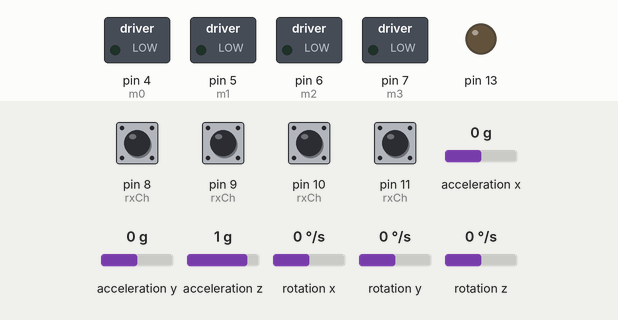
Bench run of a sketch on a simulated Arduino Uno, built with avr-gcc and run on an emulated ATmega328P. Parts: switched loads named in the sketch (green lamp = pin HIGH), output pins drawn as LEDs (lit = HIGH). Wiring (inferred from the names in the program): MPU-6050 motion sensor at I2C address 0x68. The test bench sets the inputs (shaded band); at power-on: pin 8 (rxCh), pin 9 (rxCh), pin 10 (rxCh), pin 11 (rxCh) HIGH, acceleration x 0 g, acceleration y 0 g, acceleration z 1 g, rotation x 0 °/s, rotation y 0 °/s, rotation z 0 °/s.

Above: at 0.1 s.
At 1.5 s:
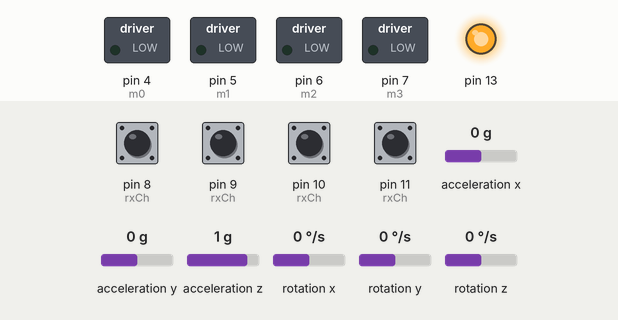
1.6 s: pin 11 (rxCh) pulled LOW for 0.15 s
At 2.0 s:
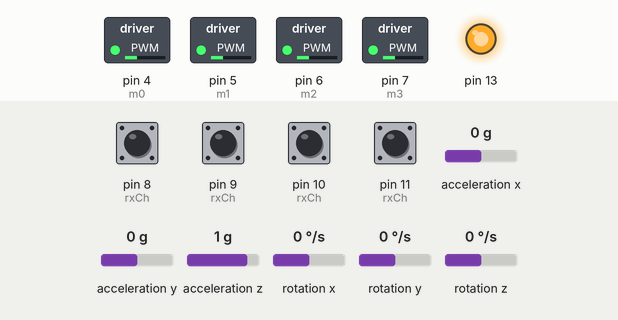
Timing chart, 0 to 4.6 s (numbered marks = the images above; inputs shaded):
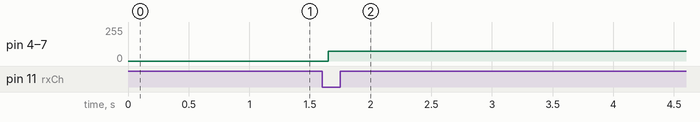

The sketch:

ksrmQuadLevelModePlusConfig.ino
```cpp
/*
   Author :Kunchala Anil
   Email : anilkunchalaece@gmail.com
   Date : 20 June 2018

   Quadcopter flightcontroller in the Level Mode - This is a continuation from rate mode sketch ksrmQuadRateMode
   which i get a moderate takeoff
   ref - http://ardupilot.org/dev/docs/apmcopter-programming-attitude-control-2.html and ymfc-al code
   angle error (difference between target error and actual angle) is converted in to desired rotation rate followed by
   previous rate pid from ksrmQuadRateMode

   The input pulses from RC receiver are converted to the +/- rate of rotation.
   The pilot input acts as the SetPoint to roll,pitch and yaw rate PID's. Measured input to PID comes from
   gyroscope

   Motor directions for Quad + configuration

                5 (cw)
                  |
                  |
    (ccw) 6 ------|------ 4(ccw)
                  |
                  |
                7 (cw)


                            Arduino Pin
       m0 right       - ccw      4
       m1 top         - cw       5
       m2 left        - ccw      6
       m3 bottom      - cw       7

    MPU6050 Connections
       SCL   - A5
       SDA   - A4

    Rx connections
    Enable PCMSK0 Register - PCMSK0 - portB (D8-D13) (PCINT0-PCINT6)
            ArduinoPin     PCINTx
        ch1  - 8        PCINT0 - Roll
        ch2  - 9        PCINT1 - Pitch
        ch3  - 10       PCINT2 - Throttle
        ch4  - 11       PCINT3 - YAW

    Arm and Disarm mechanism
      To Arm    - Throttle Min && Yaw Max
      To DisArm - Throttle Min && Roll Max

*/

// Dont use servo - it is limited to 50Hz and conflict with Software serial
// If you are planning for more serial devices go for arduino Mega
// I use blutooth to get flight parameters - it will be used with hardware serial

#include<Wire.h>
#include<math.h>

//used to send debug info via bluetooth
//#define DEBUG

#define DATA_INTERVAL 200 //send debug info every 200 milli seconds
unsigned long btDataStartMillis;

//motor connections
#define m0 4
#define m1 5
#define m2 6
#define m3 7

//receiver connections
#define ch0 8
#define ch1 9
#define ch2 10
#define ch3 11

#define motorMinValue 1150
#define motorMaxValue 1800

//variables used for MPU6050 Angle calculation
const float GYRO_SENSITIVITY_SCALE_FACTOR = 65.5; //for 500 degrees/sec full scale

//MPU6050 I2C address
const int MPU6050_ADDR = 0b1101000;
//MPU6050 Register Addresses
const int PWR_REG_ADDR = 0x6B;
const int GYRO_CONFIG_REG_ADDR = 0x1B;
const int GYRO_CONFIG_REG_VALUE = 0x08;//for 500 degrees / sec
const int ACCR_CONFIG_REG_ADDR = 0x1C;
const int ACCR_CONFIG_REG_VALUE = 0x10; //for +/- 8g
const int ACCR_READ_START_ADDR = 0x3B;

//variables used for angular rate and angle calculations
const float radToDegreeConvert = 180.0 / PI;

int16_t accX, accY, accZ, gyroX, gyroY, gyroZ, tmp; //used to store the data from MPU6050 registers
float rotX, rotY, rotZ; //used to store the angular rotation from gyro
float accAngleX = 0.0, accAngleY = 0.0, accrAngleZ = 0.0;
float compAngleX = 0.0, compAngleY = 0.0;

float pitchAngle = 0.0, rollAngle = 0.0;

float pitchAngleAdjust = 0.0, rollAngleAdjust = 0.0;


unsigned long prevTime = 0, currentTime = 0; //used to calculate the dt for gyro integration
unsigned long loopTimer = 0, now = 0, difference = 0; //used to calculate the loop execution time

//gyro offset variables
float gyroOffsetValX = 0, gyroOffsetValY = 0, gyroOffsetValZ = 0;
float accrOffsetValX = 0, accrOffsetValY = 0;

const int noOfSamplesForOffset = 400;

//variables used in pinChange ISR
volatile boolean armMotors = false, justArmed = false; //used to arm and disarm quad
volatile int pwmDuration[4]; //used to store pwm duration
volatile unsigned long pwmStart[4];

//port status
volatile byte prevPortState[] = {0, 0, 0, 0};
volatile byte presentPortState[4];

//pinDeclarations for Rx
const byte rxCh[] = {ch0, ch1, ch2, ch3};
const byte noOfChannels = sizeof(rxCh);

//PID Constants //0.5
const float pitchRatePGain = 2.0;
const float pitchRateIGain = 0.02;
const float pitchRateDGain = 8.0;

const float rollRatePGain = 2.0;
const float rollRateIGain = 0.02;
const float rollRateDGain = 8.0;

const float yawRatePGain = 3.0;
const float yawRateIGain = 0.0;
const float yawRateDGain = 0.0;

int pidMax = 400;

// PID variables
float pidPitchRateIn = 0.0, pidPitchRateOut = 0.0, pidPitchRateSetPoint = 0.0;
float pidRollRateIn = 0.0, pidRollRateOut = 0.0, pidRollRateSetPoint = 0.0;
float pidYawRateIn = 0.0, pidYawRateOut = 0.0, pidYawRateSetPoint = 0.0;

float pitchError = 0.0, rollError = 0.0, yawError = 0.0;
float pitchPrevError = 0.0, rollPrevError = 0.0, yawPrevError = 0.0;
float pitchErrorSum = 0.0, rollErrorSum = 0.0, yawErrorSum = 0.0; //for integral coefficient
float pitchErrorDelta = 0.0 , rollErrorDelta = 0.0 , yawErrorDelta = 0.0; //for differntial coeffcient

//variables to store the motor values calculated using pid and throttle
int m0Value, m1Value, m2Value, m3Value;

//Interrupt Service Routine will fire when for PinChange in PortB
ISR(PCINT0_vect) {
  for (int ch = 0; ch < noOfChannels ; ch++) {
    presentPortState[ch] = digitalRead(rxCh[ch]);
  }//end of for looptr

  for (int c = 0; c < noOfChannels ; c++) {
    if (prevPortState[c] == 0 & presentPortState[c] == 1) {
      //if previous state is 0 and present state is 1 (Raising Edge) then take the time stamp
      pwmStart[c] = micros();
      prevPortState[c] = 1; //update the prevPort State
    } else if (prevPortState[c] == 1 & presentPortState[c] == 0) {
      //if previous state is 1 and present state is 0 (Falling Edge) then calculate the width based on the change
      pwmDuration[c] = micros() - pwmStart[c];
      prevPortState[c] = 0; //update Present PortState
    }
  }//end of for loop

  //ARM motors
  if (pwmDuration[2] < 1250 && pwmDuration[3] > 1700) {
    //Throttle Min And Yaw Max
    if (armMotors == false){
      justArmed = true;
    }
    armMotors = true;
  }

  //DISARM Motors
  if (pwmDuration[2] < 1250 && pwmDuration[0] > 1600) {
    //Throttle Min and Roll Max
    armMotors = false;
  }
}//end of ISR Fcn


void initReceiver() {
  cli(); //Clear all interrupts
  PCICR |= 1 << PCIE0; //Enable port B Registers i.e D8-D13
  PCMSK0 |= 1 << PCINT3 | 1 << PCINT2 | 1 << PCINT1 | 1 << PCINT0 ; // Pin11,10,9,8
  sei(); //enable all interrupts

  for (int i = 0 ; i < noOfChannels ; i++) {
    pinMode(rxCh[i], INPUT);
    digitalWrite(rxCh[i], HIGH); //enable pullup
  }//end of for loop
}//end of initReceiver Fcn


void updateMotors() {

  int throttle = pwmDuration[2];
  m0Value = throttle - pidRollRateOut + pidYawRateOut; //right
  m1Value = throttle  - pidPitchRateOut - pidYawRateOut; //top
  m2Value = throttle + pidRollRateOut + pidYawRateOut; //left
  m3Value = throttle + pidPitchRateOut - pidYawRateOut; //bottom

  //dont send values more than motorMaxValue - ESC may get into trouble
  if (m0Value > motorMaxValue) m0Value = motorMaxValue;
  if (m1Value > motorMaxValue) m1Value = motorMaxValue;
  if (m2Value > motorMaxValue) m2Value = motorMaxValue;
  if (m3Value > motorMaxValue) m3Value = motorMaxValue;


  //dont send values less than motorMinValue - Keep motors running
  if (m0Value < motorMinValue) m0Value = motorMinValue + 20;
  if (m1Value < motorMinValue) m1Value = motorMinValue + 20;
  if (m2Value < motorMinValue) m2Value = motorMinValue + 20;
  if (m3Value < motorMinValue) m3Value = motorMinValue + 20;

  // Refresh rate is 250Hz: send ESC pulses every 4000µs
  while ((now = micros()) - loopTimer < 4000);

  // Update loop timer
  loopTimer = now;

  // Set pins #4 #5 #6 #7 HIGH
  PORTD |= B11110000;

  // Wait until all pins #4 #5 #6 #7 are LOW
  while (PORTD >= 16) {
    now        = micros();

    difference = now - loopTimer;

    if (difference >= m0Value) PORTD &= B11101111; // Set pin #4 LOW
    if (difference >= m1Value) PORTD &= B11011111; // Set pin #5 LOW
    if (difference >= m2Value) PORTD &= B10111111; // Set pin #6 LOW
    if (difference >= m3Value) PORTD &= B01111111; // Set pin #7 LOW
  }//end of while loop

}//end of updateMotors Fcn


void initializeMotors() {
  pinMode(m0, OUTPUT);
  pinMode(m1, OUTPUT);
  pinMode(m2, OUTPUT);
  pinMode(m3, OUTPUT);
}//end of initializeMotors Fcn

/*
   This function will convert Rx inputs into angular rate
   which are used as SetPoints for PID
*/

void setPointUpdate() {
  pidRollRateSetPoint = 0.0;
  pidPitchRateSetPoint = 0.0;
  pidYawRateSetPoint = 0.0;

  if (pwmDuration[0] > 1508) {
    pidRollRateSetPoint = pwmDuration[0] - 1508;
  } else if (pwmDuration[0] < 1492) {
    pidRollRateSetPoint = pwmDuration[0] - 1492;
  }

  rollAngleAdjust = rollAngle * 15; // convert 0 - 30 to 0 -450
  pidRollRateSetPoint = pidRollRateSetPoint - rollAngleAdjust; //calculate angleError
  pidRollRateSetPoint = pidRollRateSetPoint / 3.0 ;// the max roll rate is aprox 164 degrees per second (500/3 = 165 d/s )

  if (pwmDuration[1] > 1508) {
    pidPitchRateSetPoint = pwmDuration[1] - 1508;
  } else if (pwmDuration[1] < 1492) {
    pidPitchRateSetPoint = pwmDuration[1] - 1492;
  }


  pitchAngleAdjust = pitchAngle * 15;
  pidPitchRateSetPoint = pidPitchRateSetPoint - pitchAngleAdjust;
  pidPitchRateSetPoint = pidPitchRateSetPoint / 3.0;


  if (pwmDuration[3] > 1508) {
    pidYawRateSetPoint = pwmDuration[3] - 1508;
  } else if (pwmDuration[3] < 1492) {
    pidYawRateSetPoint = pwmDuration[3] - 1492;
  }

  pidYawRateSetPoint = pidYawRateSetPoint / 3.0;

}//end of SetPointUpdate Fcn


void initPID() {
  //nothing to initialize here
}//end of initPID Fcn

/*
   In this fuction we configure mpu6050 and calculate offsets i.e calibration
*/
void initMPU6050() {
  configureMPU();
  calculateOffsets();
}//end of initMPU6050 Fcn

void calculateOffsets() {
  float gyroTotalValX = 0, gyroTotalValY = 0, gyroTotalValZ = 0;
  float accrTotalValX = 0, accrTotalValY = 0;

  for (int i = 0 ; i < noOfSamplesForOffset ; i++) {
    readMPU();
    delayMicroseconds(20);
    gyroTotalValX = gyroTotalValX + rotX;
    gyroTotalValY = gyroTotalValY + rotY;
    gyroTotalValZ = gyroTotalValZ + rotZ;

    accAngleY = atan(accX / sqrt(pow(accY, 2) + pow(accZ, 2))) * radToDegreeConvert;
    accAngleX = atan(accY / sqrt(pow(accX, 2) + pow(accZ, 2))) * radToDegreeConvert;
    accrTotalValX = accrTotalValX + accAngleX;
    accrTotalValY = accrTotalValY + accAngleY;

    //    Serial.println("..........");
  }//end of for loop
  gyroOffsetValX = gyroTotalValX / noOfSamplesForOffset;
  gyroOffsetValY = gyroTotalValY / noOfSamplesForOffset;
  gyroOffsetValZ = gyroTotalValZ / noOfSamplesForOffset;

  accrOffsetValX = accrTotalValX / noOfSamplesForOffset;
  accrOffsetValY = accrTotalValY / noOfSamplesForOffset;

  //read again to get current values
  readMPU();
  accAngleY = atan(accX / sqrt(pow(accY, 2) + pow(accZ, 2))) * radToDegreeConvert;
  accAngleX = atan(accY / sqrt(pow(accX, 2) + pow(accZ, 2))) * radToDegreeConvert;

  //apply offsets to accr values
  accAngleX = accAngleX - accrOffsetValX;
  accAngleY = accAngleY - accrOffsetValY;

  //set initial values for gyro and complementary filter
  rotX = accAngleX;
  rotY = accAngleY;

  compAngleX = accAngleX;
  compAngleY = accAngleY;


}//end of calculateGyroOffsets Fcn


void readMPU() {
  Wire.beginTransmission(MPU6050_ADDR);
  Wire.write(ACCR_READ_START_ADDR);  // starting with register 0x3B (ACCEL_XOUT_H)
  Wire.endTransmission(false);
  Wire.requestFrom(MPU6050_ADDR, 14, true);
  while (Wire.available() < 14) {
    //wait until data is available
#ifdef DEBUG
    Serial.println(F("MPU6050 waiting"));
#endif
  }
  accX = Wire.read() << 8 | Wire.read();
  accY = Wire.read() << 8 | Wire.read();
  accZ = Wire.read() << 8 | Wire.read();
  tmp = Wire.read() << 8 | Wire.read();
  gyroX = Wire.read() << 8 | Wire.read();
  gyroY = Wire.read() << 8 | Wire.read();
  gyroZ = Wire.read() << 8 | Wire.read();

  //apply scale factor for gyro reading
  rotX = gyroX / GYRO_SENSITIVITY_SCALE_FACTOR;
  rotY = gyroY / GYRO_SENSITIVITY_SCALE_FACTOR;
  rotZ = gyroZ / GYRO_SENSITIVITY_SCALE_FACTOR;

}//end of readGyroX Fcn

/*
   This function will apply complementary filer to gyro angular rates and
   assign them as PID inputs
*/
void calculateRotationRates() {
  //apply the offset
  rotX = rotX - gyroOffsetValX;
  rotY = rotY - gyroOffsetValY;
  rotZ = rotZ - gyroOffsetValZ;

  rotY = rotY * -1;
  //complemenrary filter for gyro readings
  pidPitchRateIn = (pidPitchRateIn * 0.8) + (rotX * 0.2);
  pidRollRateIn = (pidRollRateIn * 0.8) + (rotY * 0.2);
  pidYawRateIn = (pidYawRateIn * 0.8) + (rotZ * 0.2);

  //reverse the direction for roll - i dont know why should we do that - yet
  //pidRollRateIn = pidRollRateIn * -1;

}//end of calculateRotationRates Fcn

/*
   This Fcn will calculate the angles using complementary filter
*/

void calculateAngles() {
  //angles from accr
  accAngleY = atan(accX / sqrt(pow(accY, 2) + pow(accZ, 2))) * radToDegreeConvert;
  accAngleX = atan(accY / sqrt(pow(accX, 2) + pow(accZ, 2))) * radToDegreeConvert;

  //apply offsets to accr values
//  accAngleX = accAngleX - accrOffsetValX;
//  accAngleY = accAngleY - accrOffsetValY;


  //double dt = 0.004 = 1/250

  //The Mighty Complementary filter
  compAngleX = 0.98 * (compAngleX + rotX * 0.004) + 0.02 * accAngleX;
  compAngleY = 0.98 * (compAngleY + rotY * 0.004) + 0.02 * accAngleY;

  // assigning pitch and roll
  pitchAngle = compAngleX;
  rollAngle = compAngleY;

  //   //if imu yawed convert roll to pitch //0.004 = 1/250
  //copied from ymfc-al code
  pitchAngle = pitchAngle - rollAngle * sin(rotZ * 0.004 *  (3.142 / 180));
  rollAngle = rollAngle + pitchAngle * sin(rotZ * 0.004 * (3.142 / 180));
}//end of calculateAngles Fcn


//get register values from mpu6050 and calculate angles based on complementary filter
void updateAnglesFromMPU() {
  readMPU();
  calculateRotationRates();
  calculateAngles();
}//end of updateAnglesFromMPU Fcn

void configureMPU() {
  //Power Register
  Wire.beginTransmission(MPU6050_ADDR);
  Wire.write(PWR_REG_ADDR);//Access the power register
  Wire.write(0b00000000);//check datasheet
  Wire.endTransmission();

  //Gyro Config
  Wire.beginTransmission(MPU6050_ADDR);
  Wire.write(ACCR_CONFIG_REG_ADDR);
  Wire.write(ACCR_CONFIG_REG_VALUE);//check data sheet for more info
  Wire.endTransmission();

  //Accr Config
  Wire.beginTransmission(MPU6050_ADDR);
  Wire.write(GYRO_CONFIG_REG_ADDR);
  Wire.write(GYRO_CONFIG_REG_VALUE);//check datasheet for more info
  Wire.endTransmission();
}//end of setUpMPU Fcn


void computePID() {
  //input updated in updateAngles Fcn
  //update SetPoint according to throttle
  setPointUpdate();

  //calculate errors
  pitchError = pidPitchRateIn - pidPitchRateSetPoint;
  rollError = pidRollRateIn - pidRollRateSetPoint;
  yawError = pidYawRateIn - pidYawRateSetPoint;

  //calculate sum of errors
  pitchErrorSum = pitchError + pitchPrevError;
  rollErrorSum = rollError + rollPrevError;
  yawErrorSum = yawError + yawPrevError;

  //calculate delta of errors
  pitchErrorDelta = pitchError - pitchPrevError;
  rollErrorDelta = rollError - rollPrevError;
  yawErrorDelta = yawError - yawPrevError;

  //save current error as prev error for next iteration
  pitchPrevError = pitchError;
  rollPrevError = rollError;
  yawPrevError = yawError;

  //PID Calculation
  pidPitchRateOut = (pitchError * pitchRatePGain) + (pitchErrorSum * pitchRateIGain) + (pitchErrorDelta * pitchRateDGain);
  pidRollRateOut = (rollError * rollRatePGain) + (rollErrorSum * rollRateIGain) + (rollErrorDelta * rollRateDGain);
  pidYawRateOut = (yawError * yawRatePGain) + (yawErrorSum * yawRateIGain) + (yawErrorDelta * yawRateDGain);

  if (pidPitchRateOut > pidMax) pidPitchRateOut = pidMax;
  else if (pidPitchRateOut < (pidMax * -1)) pidPitchRateOut = pidMax * -1;

  if (pidRollRateOut > pidMax) pidRollRateOut = pidMax;
  else if (pidRollRateOut < (pidMax * -1)) pidRollRateOut = pidMax * -1;

  if (pidYawRateOut > pidMax) pidYawRateOut = pidMax;
  else if (pidYawRateOut < (pidMax * -1) ) pidYawRateOut = pidMax * -1;

}//end of computePID Fcn

void resetPID() {
  pitchPrevError = 0.0;
  rollPrevError = 0.0;
  yawPrevError = 0.0;
  pitchErrorDelta = 0.0;
  rollErrorDelta = 0.0;
  yawErrorDelta = 0.0;
}//end of resetPID Fcn

void sendBTOutput() {

  if (millis() - btDataStartMillis > DATA_INTERVAL) {
    btDataStartMillis = millis();
    Serial.print(F("y")); Serial.print(pidYawRateIn); Serial.print(F(">"));
    Serial.print(F("p")); Serial.print(pidPitchRateIn); Serial.print(F(">"));
    Serial.print(F("r")); Serial.print(pidRollRateIn); Serial.print(F(">"));
    Serial.print(F("ps")); Serial.print(pidPitchRateSetPoint); Serial.print(F(">"));
    Serial.print(F("rs")); Serial.print(pidRollRateSetPoint); Serial.print(F(">"));
    Serial.print(F("ys")); Serial.print(pidYawRateSetPoint); Serial.print(F(">"));
    Serial.print(F("po")); Serial.print(pidPitchRateOut); Serial.print(F(">"));
    Serial.print(F("ro")); Serial.print(pidRollRateOut); Serial.print(F(">"));
    Serial.print(F("yo")); Serial.print(pidYawRateOut); Serial.print(F(">"));
    Serial.print(F("m0-")); Serial.print(m0Value); Serial.print(F(">"));
    Serial.print(F("m1-")); Serial.print(m1Value); Serial.print(F(">"));
    Serial.print(F("m2-")); Serial.print(m2Value); Serial.print(F(">"));
    Serial.print(F("m3-")); Serial.print(m3Value); Serial.print(F(">"));
    Serial.print(F("c0")); Serial.print(pwmDuration[0]); Serial.print(F(">"));
    Serial.print(F("c1")); Serial.print(pwmDuration[1]); Serial.print(F(">"));
    Serial.print(F("c2")); Serial.print(pwmDuration[2]); Serial.print(F(">"));
    Serial.print(F("c3")); Serial.print(pwmDuration[3]); Serial.print(F(">"));
    Serial.println("");

  }//end of IF
}//end of sendBTOutput Fcn

void setup() {
  pinMode(13, OUTPUT);
  digitalWrite(13, LOW); //used to indicate FC is ready
  initReceiver();
#ifdef DEBUG
  Serial.begin(115200); //HC-05 is using hardware serial, 38400 is HC-05 default baud rate
  btDataStartMillis = millis();
  Serial.println("DEBUG mode ON");
#endif
  initMPU6050();
  initPID();
  initializeMotors();
  //prevTime = millis(); //used to calculate dt for gyro integration
  loopTimer = micros();//used to keep track of loop time
  digitalWrite(13, HIGH); //FC is Ready
}//end of setup Fcn

void loop() {
  updateAnglesFromMPU();
  //reset the pid when first time armed
  if (justArmed == true){
    resetPID();
    justArmed = false;
  }
  if (armMotors == true) {
    computePID();
    updateMotors();
  }//end of armMotors
#ifdef DEBUG
  sendBTOutput();
#endif
}//end of loop Fcn
```

Measured:
- after the input at 1.6 s, pin 4 (m0), pin 5 (m1), pin 6 (m2), pin 7 (m3): 0/255 → 75/255 after 0.05 s
